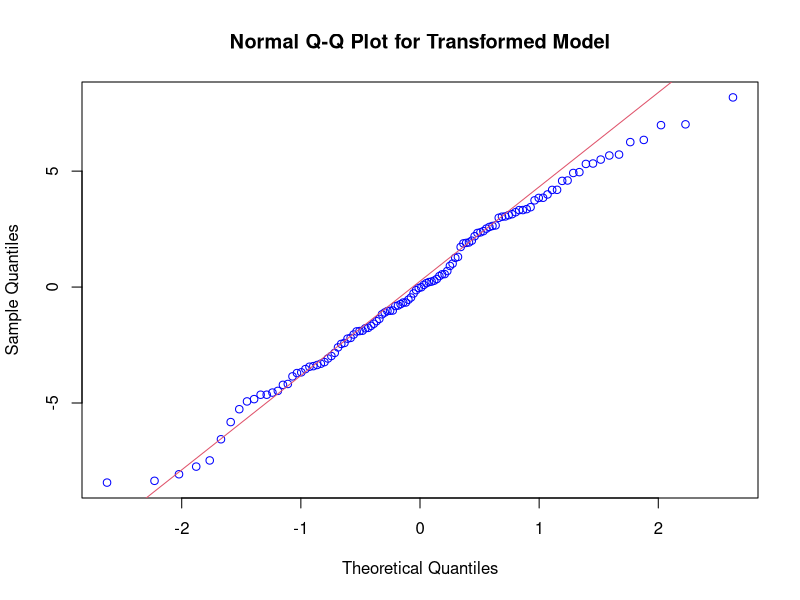
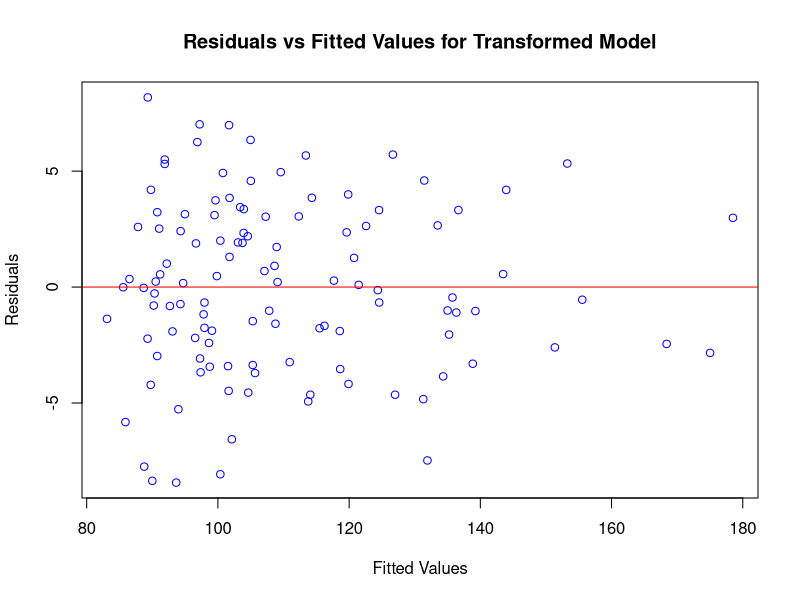
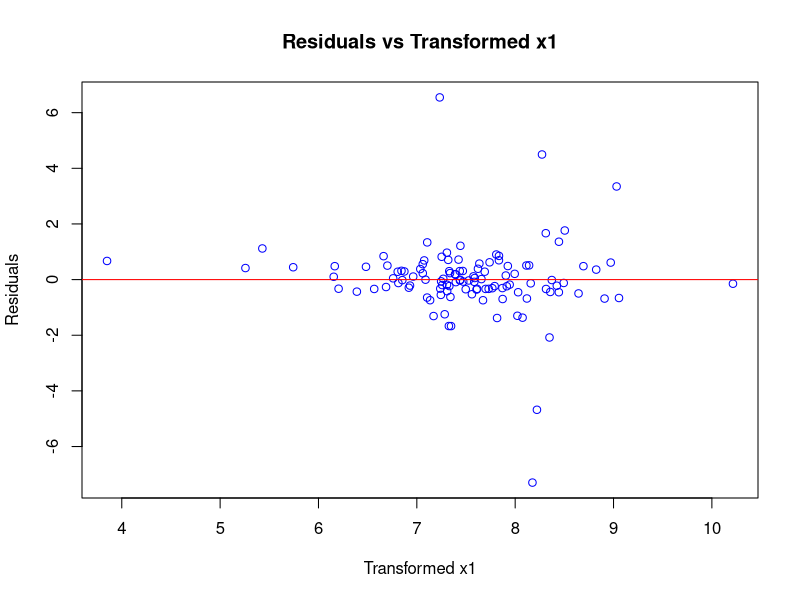
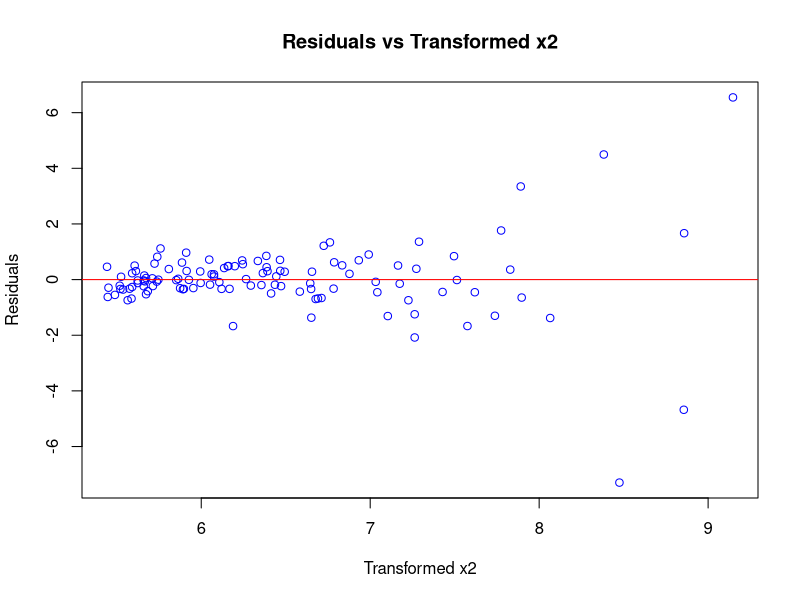
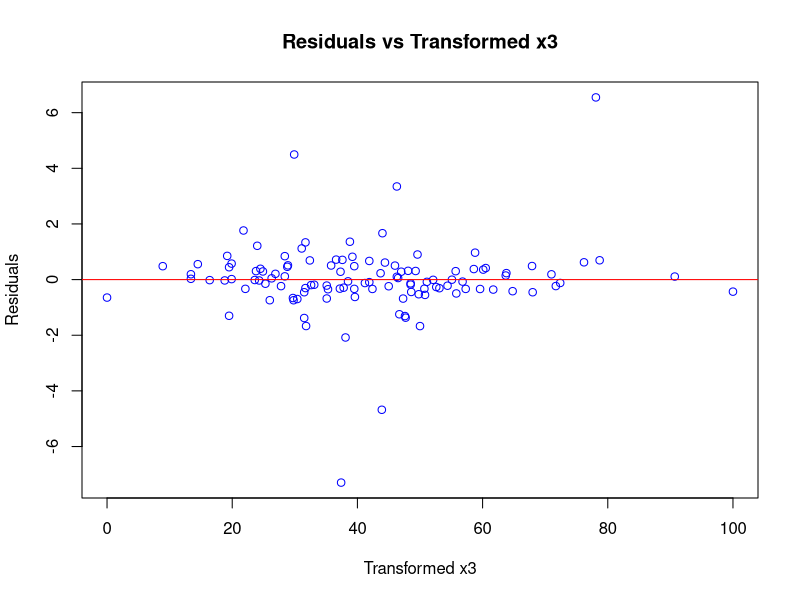
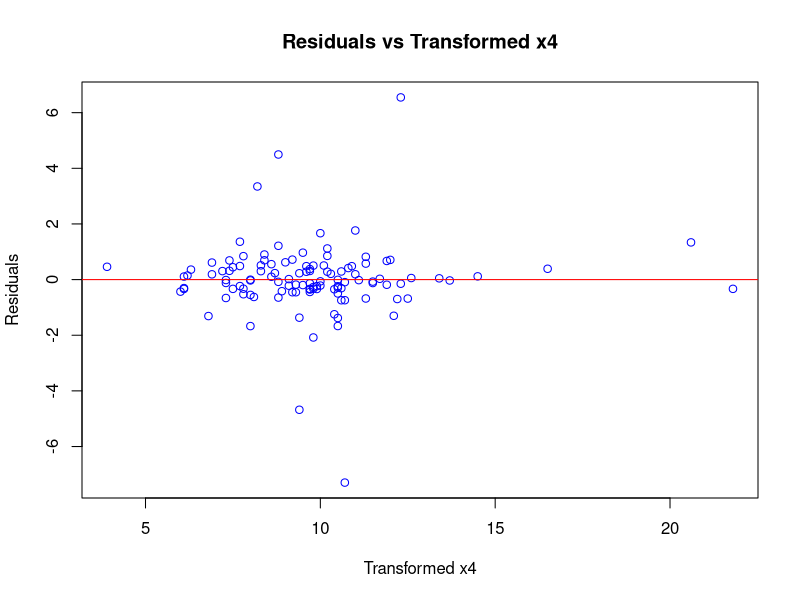
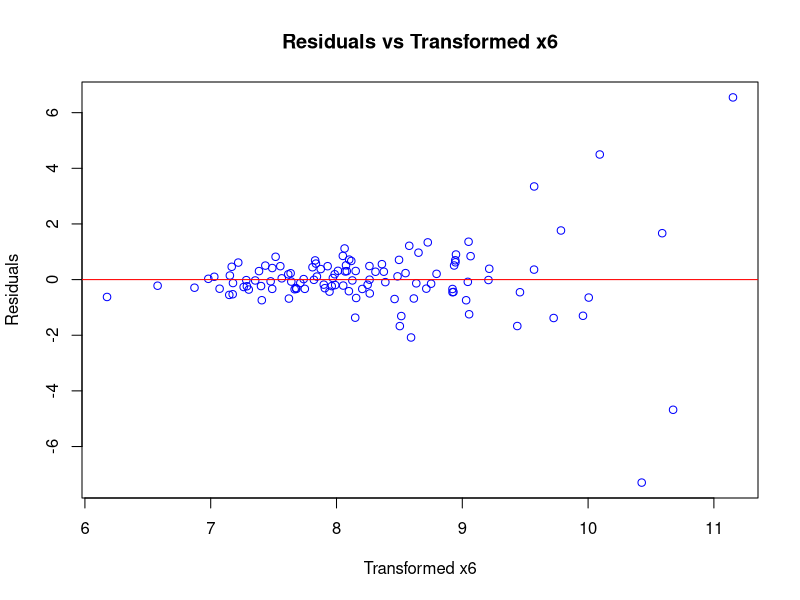
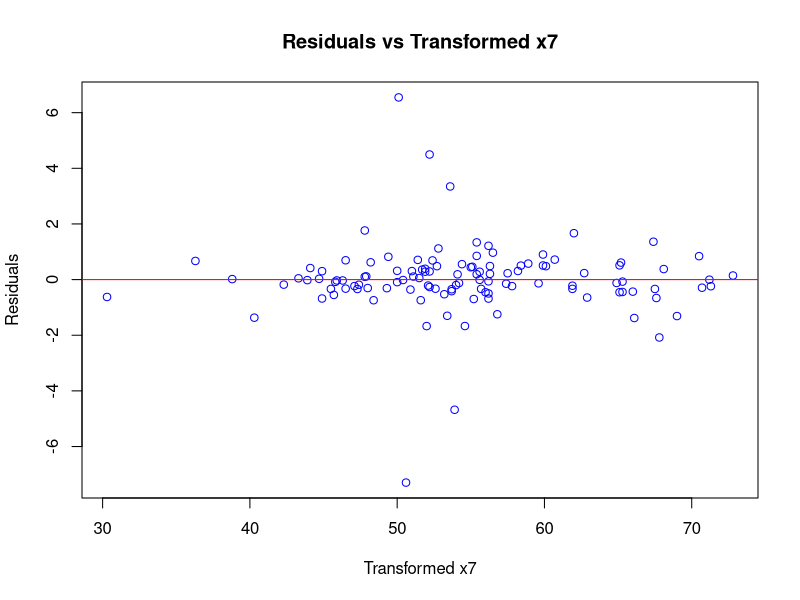

These charts were generated, in order, by the following R code:
library(car)

data <- read.table("data/data_estimation_random.txt", header = FALSE)

y <- data$V11
X1 <- data$V2
X2 <- data$V3
X3 <- data$V4
X4 <- data$V5
X5 <- data$V6
X6 <- data$V7
X7 <- data$V8
X8 <- data$V9
X9 <- data$V10
X10 <- ifelse(data$V12 == 1, 1, 0)
X11 <- ifelse(data$V12 == 2, 1, 0)
X12 <- ifelse(data$V12 == 3, 1, 0)

model <- lm(y ~ X1 + X2 + X3 + X4 + X5 + X6 + X7 + X8 + X9 + X10 + X11 + X12)

t <- rstudent(model)
yhat <- model$fit


# qqnorm(t, col="blue")
# qqline(t, col=2)
# 
# plot(yhat, t, col="blue", xlab = "Fitted Values", ylab = "Residuals", main = "Residuals vs Fitted Values")
# abline(h=0, col="red")

# Plots of Residuals versus the Regressors
# plot(X1, t, col = "blue", xlab = "x1", ylab = "Residuals", main = "Residuals vs x1")
# abline(h=0, col = "red")
# plot(X2, t, col = "blue", xlab = "x2", ylab = "Residuals", main = "Residuals vs x2")
# abline(h=0, col = "red")
# plot(X3, t, col = "blue", xlab = "x3", ylab = "Residuals", main = "Residuals vs x3")
# abline(h=0, col = "red")
# plot(X4, t, col = "blue", xlab = "x4", ylab = "Residuals", main = "Residuals vs x4")
# abline(h=0, col = "red")
# plot(X5, t, col = "blue", xlab = "x5", ylab = "Residuals", main = "Residuals vs x5")
# abline(h=0, col = "red")
# plot(X6, t, col = "blue", xlab = "x6", ylab = "Residuals", main = "Residuals vs x6")
# abline(h=0, col = "red")
# plot(X7, t, col = "blue", xlab = "x7", ylab = "Residuals", main = "Residuals vs x7")
# abline(h=0, col = "red")
# plot(X8, t, col = "blue", xlab = "x8", ylab = "Residuals", main = "Residuals vs x8")
# abline(h=0, col = "red")
# plot(X9, t, col = "blue", xlab = "x9", ylab = "Residuals", main = "Residuals vs x9")
# abline(h=0, col = "red")
# plot(X10, t, col = "blue", xlab = "x10", ylab = "Residuals", main = "Residuals vs x10")
# abline(h=0, col = "red")
# plot(X11, t, col = "blue", xlab = "x11", ylab = "Residuals", main = "Residuals vs x11")
# abline(h=0, col = "red")
# plot(X12, t, col = "blue", xlab = "x12", ylab = "Residuals", main = "Residuals vs x12")
# abline(h=0, col = "red")

# Plots of Residuals versus the Transformed Regressors
transformed_y <- log(y)^2

transformed_X1 <- log(X1)
transformed_X2 <- log(X2)
transformed_X3 <- X3
transformed_X4 <- X4
transformed_X5 <- X5
transformed_X6 <- log(X6)
transformed_X7 <- X7
transformed_X8 <- log(X8)
transformed_X9 <- log(X9)
transformed_X10 <- X10
transformed_X11 <- X11
transformed_X12 <- X12

transformed_model <- lm(transformed_y ~ transformed_X1 + transformed_X2 +
                               transformed_X3  + transformed_X4 +
                               transformed_X5 + transformed_X6 +
                               transformed_X7 + transformed_X8 +
                               transformed_X9 + transformed_X10+
                               transformed_X11 + transformed_X12)

qqnorm(transformed_model$resid, col="blue", main = "Normal Q-Q Plot for Transformed Model")
qqline(transformed_model$resid, col=2)

plot(transformed_model$fitted, transformed_model$resid, col="blue", xlab = "Fitted Values", ylab = "Residuals", main = "Residuals vs Fitted Values for Transformed Model")
abline(h=0, col="red")

# Plot of Residuals vs Regressors

plot(transformed_X1, t, col = "blue", xlab = "Transformed x1", ylab = "Residuals", main = "Residuals vs Transformed x1")
abline(h=0, col = "red")

plot(transformed_X2, t, col = "blue", xlab = "Transformed x2", ylab = "Residuals", main = "Residuals vs Transformed x2")
abline(h=0, col = "red")

plot(transformed_X3, t, col = "blue", xlab = "Transformed x3", ylab = "Residuals", main = "Residuals vs Transformed x3")
abline(h=0, col = "red")
 
plot(transformed_X4, t, col = "blue", xlab = "Transformed x4", ylab = "Residuals", main = "Residuals vs Transformed x4")
abline(h=0, col = "red")

plot(transformed_X6, t, col = "blue", xlab = "Transformed x6", ylab = "Residuals", main = "Residuals vs Transformed x6")
abline(h=0, col = "red")

plot(transformed_X7, t, col = "blue", xlab = "Transformed x7", ylab = "Residuals", main = "Residuals vs Transformed x7")
abline(h=0, col = "red")

plot(transformed_X8, t, col = "blue", xlab = "Transformed x8", ylab = "Residuals", main = "Residuals vs Transformed x8")
abline(h=0, col = "red")

plot(transformed_X9, t, col = "blue", xlab = "Transformed x9", ylab = "Residuals", main = "Residuals vs Transformed x9")
abline(h=0, col = "red")

plot(transformed_X10, t, col = "blue", xlab = "Transformed x10", ylab = "Residuals", main = "Residuals vs Transformed x10")
abline(h=0, col = "red")

plot(transformed_X11, t, col = "blue", xlab = "Transformed x11", ylab = "Residuals", main = "Residuals vs Transformed x11")
abline(h=0, col = "red")

plot(transformed_X12, t, col = "blue", xlab = "Transformed x12", ylab = "Residuals", main = "Residuals vs Transformed x12")
abline(h=0, col = "red")

#avPlots(transformed_model)
crPlots(transformed_model)


